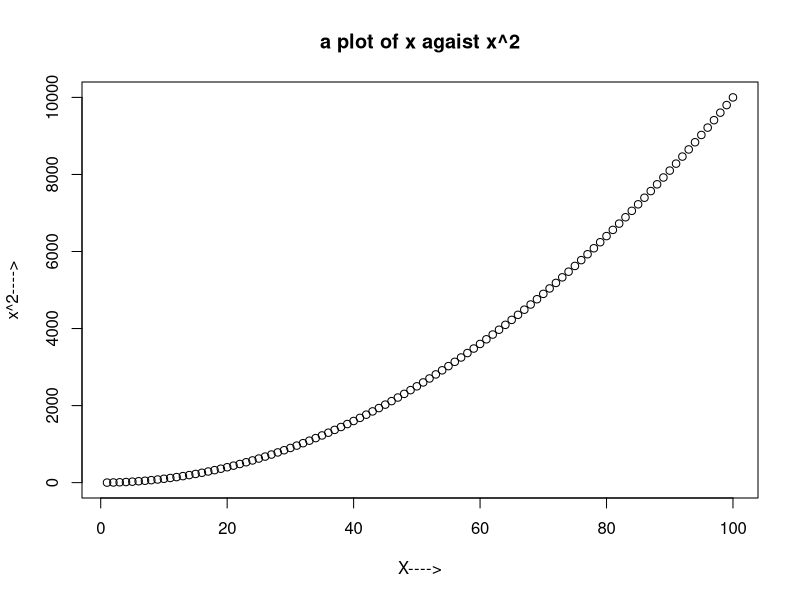
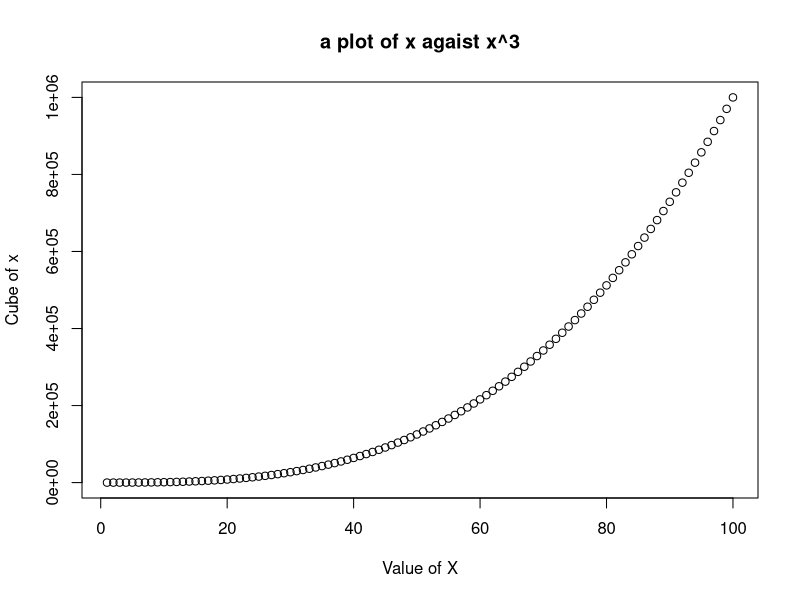
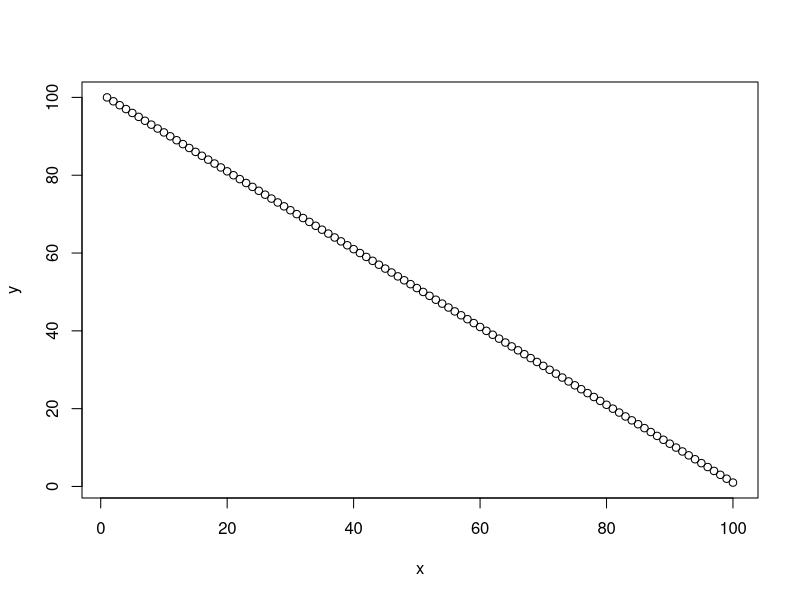
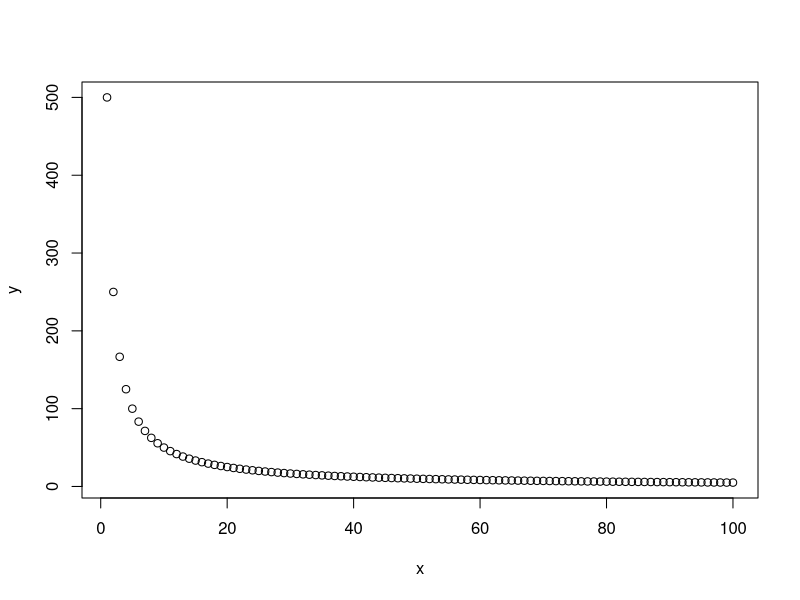
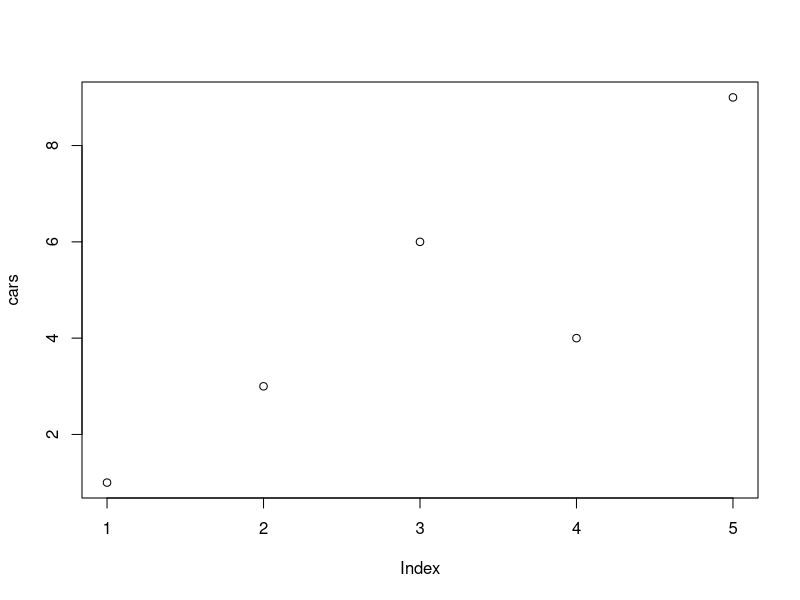
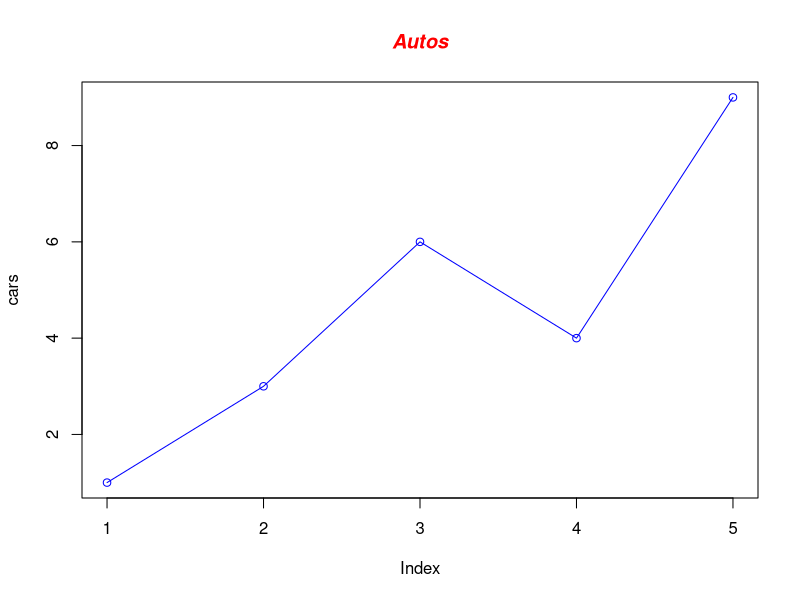
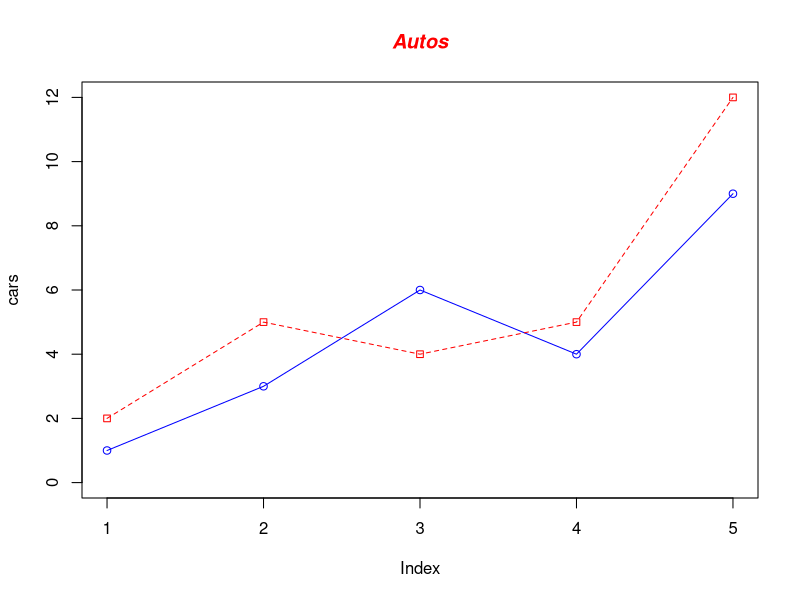

These figures' R source, in order:
# Set the home directory
setwd(choose.dir())
getwd() # Verify the home directory


#Question - 1. Explore the relationship between the following
# 1(i)
x<- c(1:100) # define vector x
y<- c(x^2) # Set value of y
# plot the relationship graph
plot(x,y,  main = "a plot of x agaist x^2", xlab="X---->", ylab = "x^2---->")

# 1(ii)
x<- c(1:100) # define vector x
y<- c(x^3) # Set value of y
# plot the relationship graph
plot(x,y,  main = "a plot of x agaist x^3", xlab = 'Value of X', ylab = 'Cube of x')

# 1(iii): x + y = 101
x<- c(1:100) # define vector x
y=101-x;y # Set value of y
# plot the relationship graph
plot(x,y)

# 1(iii): xy = 500
x<- c(1:100) # define vector x
y=500/x;y  # Set value of y
# plot the relationship graph
plot(x,y)


# Question2. 
# Define cars vector
cars<- c(1,3,6,4,9)
# Graph the cars vector with all defaults plot(cars)
plot(cars)
# Graph cars using blue points overlayed by a line
plot(cars, type = 'o', col='blue')

# Create a title with a red, bold/italic font
title(main="Autos", col.main="red", font.main=4)

# Define 2 vectors
cars <- c(1, 3, 6, 4, 9)
trucks <- c(2, 5, 4, 5, 12)

# Graph cars using a y axis that ranges from 0 to 12
plot(cars, type="o", col="blue", ylim=c(0,12))

# Graph trucks with red dashed line and square points
lines(trucks, type="o", pch=22, lty=2, col="red")

# Create a title with a red, bold/italic font
title(main="Autos", col.main="red", font.main=4)


